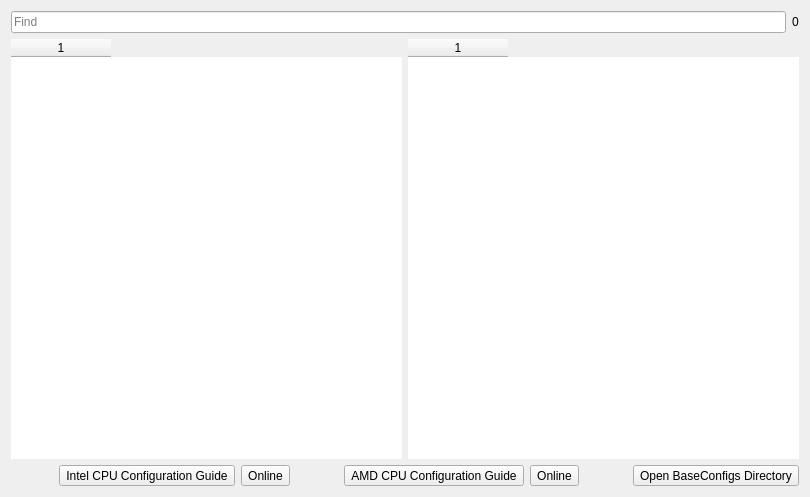
<?xml version="1.0" encoding="UTF-8"?>
<ui version="4.0">
 <class>dlgDatabase</class>
 <widget class="QDialog" name="dlgDatabase">
  <property name="geometry">
   <rect>
    <x>0</x>
    <y>0</y>
    <width>810</width>
    <height>497</height>
   </rect>
  </property>
  <property name="windowTitle">
   <string>Configuration file database</string>
  </property>
  <layout class="QGridLayout" name="gridLayout">
   <item row="0" column="0">
    <layout class="QHBoxLayout" name="horizontalLayout_3">
     <item>
      <widget class="QLineEdit" name="editFind">
       <property name="maximumSize">
        <size>
         <width>16777215</width>
         <height>16777215</height>
        </size>
       </property>
       <property name="placeholderText">
        <string>Find</string>
       </property>
       <property name="clearButtonEnabled">
        <bool>false</bool>
       </property>
      </widget>
     </item>
     <item>
      <widget class="QLabel" name="lblCount">
       <property name="maximumSize">
        <size>
         <width>16777215</width>
         <height>16777215</height>
        </size>
       </property>
       <property name="text">
        <string>0</string>
       </property>
      </widget>
     </item>
    </layout>
   </item>
   <item row="1" column="0">
    <layout class="QHBoxLayout" name="horizontalLayout">
     <item>
      <widget class="QTableWidget" name="tableDatabase">
       <property name="maximumSize">
        <size>
         <width>16777215</width>
         <height>16777215</height>
        </size>
       </property>
       <property name="frameShape">
        <enum>QFrame::NoFrame</enum>
       </property>
       <property name="frameShadow">
        <enum>QFrame::Plain</enum>
       </property>
       <property name="columnCount">
        <number>1</number>
       </property>
       <column/>
      </widget>
     </item>
     <item>
      <widget class="QTableWidget" name="tableDatabaseFind">
       <property name="frameShape">
        <enum>QFrame::NoFrame</enum>
       </property>
       <property name="frameShadow">
        <enum>QFrame::Plain</enum>
       </property>
       <property name="columnCount">
        <number>1</number>
       </property>
       <column/>
      </widget>
     </item>
    </layout>
   </item>
   <item row="2" column="0">
    <layout class="QHBoxLayout" name="horizontalLayout_2">
     <item>
      <spacer name="horizontalSpacer_5">
       <property name="orientation">
        <enum>Qt::Horizontal</enum>
       </property>
       <property name="sizeHint" stdset="0">
        <size>
         <width>40</width>
         <height>20</height>
        </size>
       </property>
      </spacer>
     </item>
     <item>
      <widget class="QToolButton" name="btnIntel">
       <property name="text">
        <string>Intel CPU Configuration Guide</string>
       </property>
      </widget>
     </item>
     <item>
      <widget class="QToolButton" name="btnIntelOnline">
       <property name="text">
        <string>Online</string>
       </property>
      </widget>
     </item>
     <item>
      <spacer name="horizontalSpacer_2">
       <property name="orientation">
        <enum>Qt::Horizontal</enum>
       </property>
       <property name="sizeHint" stdset="0">
        <size>
         <width>40</width>
         <height>20</height>
        </size>
       </property>
      </spacer>
     </item>
     <item>
      <widget class="QToolButton" name="btnAMD">
       <property name="text">
        <string>AMD CPU Configuration Guide</string>
       </property>
      </widget>
     </item>
     <item>
      <widget class="QToolButton" name="btnAMDOnline">
       <property name="text">
        <string>Online</string>
       </property>
      </widget>
     </item>
     <item>
      <spacer name="horizontalSpacer_3">
       <property name="orientation">
        <enum>Qt::Horizontal</enum>
       </property>
       <property name="sizeHint" stdset="0">
        <size>
         <width>40</width>
         <height>20</height>
        </size>
       </property>
      </spacer>
     </item>
     <item>
      <widget class="QToolButton" name="btnOpenDir">
       <property name="text">
        <string>Open BaseConfigs Directory</string>
       </property>
      </widget>
     </item>
    </layout>
   </item>
  </layout>
 </widget>
 <resources/>
 <connections/>
</ui>
